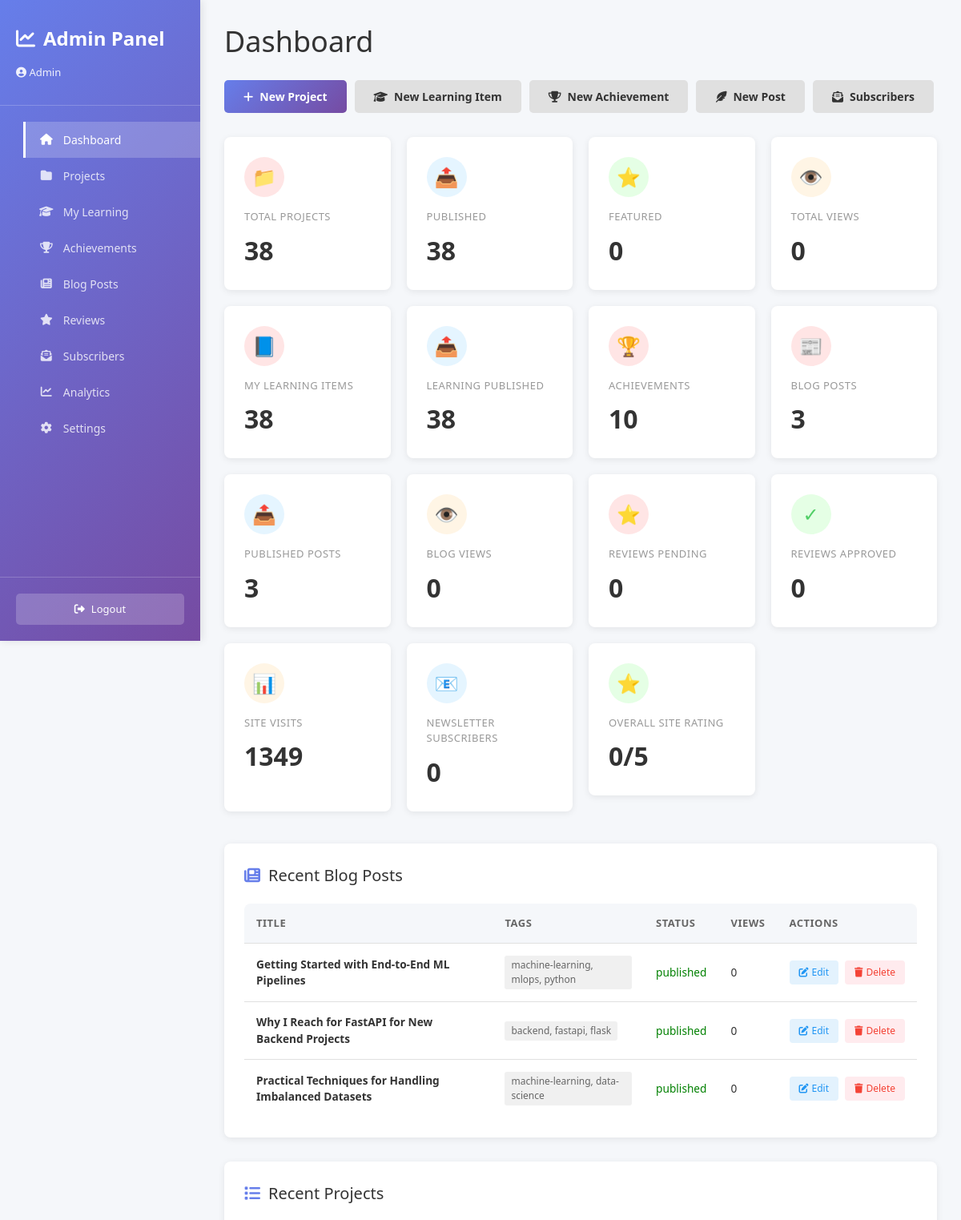
The app's page /admin/dashboard (signed in, upper part), older data.
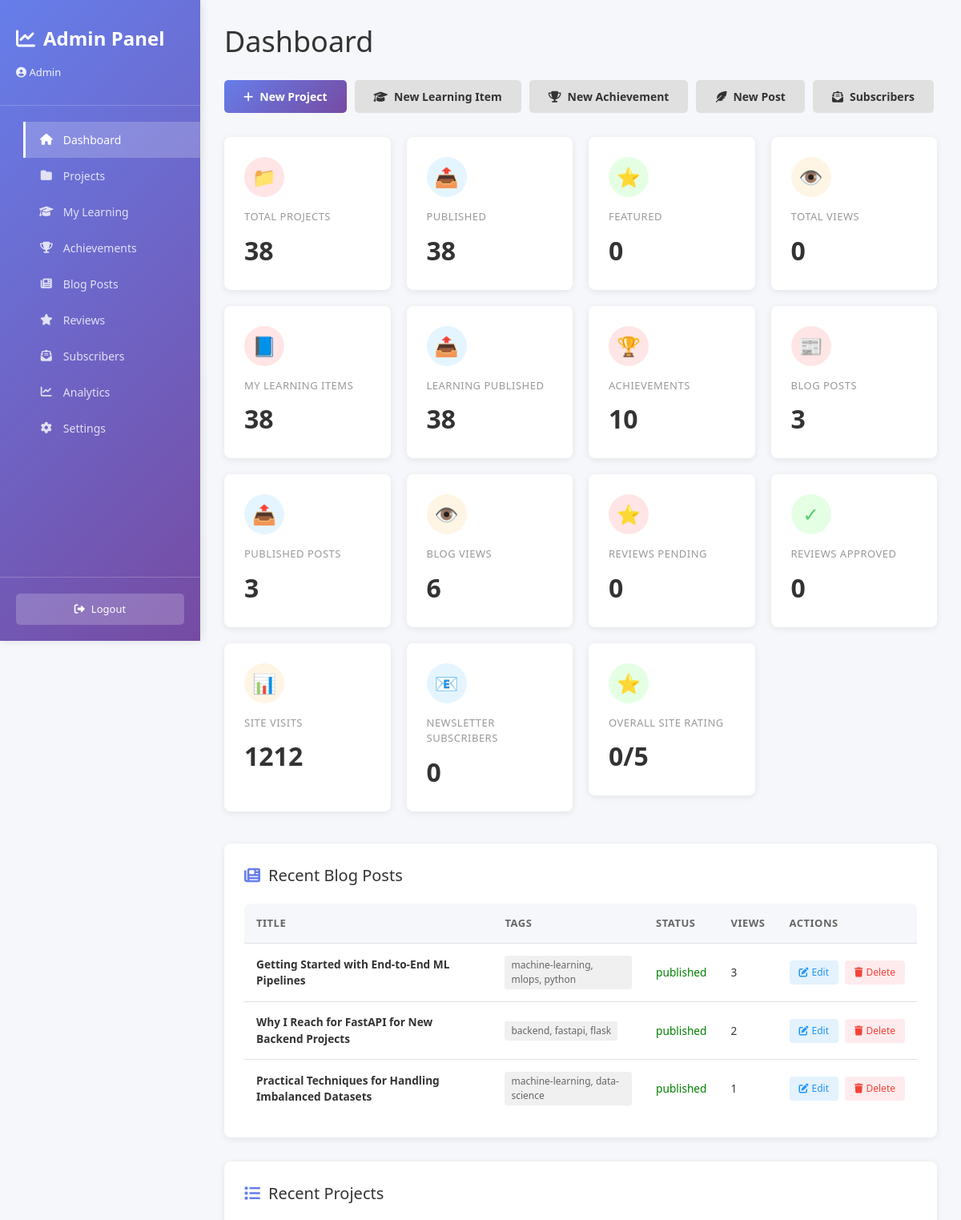
The same page, newer data.
### tables this page shows
CREATE TABLE blog_posts (
    id INTEGER PRIMARY KEY AUTOINCREMENT,
    slug TEXT UNIQUE NOT NULL,
    title TEXT NOT NULL,
    summary TEXT NOT NULL,
    content TEXT NOT NULL,
    cover_image TEXT,
    tags TEXT,
    author TEXT DEFAULT 'Ravi Der',
    published_at TEXT NOT NULL,
    views INTEGER DEFAULT 0
, status TEXT DEFAULT 'published', updated_at TIMESTAMP, display_order INTEGER DEFAULT 0);

### app/admin/admin_routes.py (the view)
@admin_bp.route('/dashboard')
@login_required
def dashboard():
    stats = get_project_stats()
    blog_stats = get_blog_stats()
    review_stats = get_review_stats()
    site_review_summary = get_site_review_summary()
    subscriber_stats = get_subscriber_stats()
    learning_stats = get_learning_stats()
    achievement_stats = get_achievement_stats()
    recent_projects = get_all_projects()[:5]
    recent_posts = get_all_blog_posts()[:5]
    recent_learning = get_all_learning_items()[:5]
    recent_achievements = get_all_achievements()[:5]
    activities = get_activity_log(10)
    conn = db.get_connection()
    total_visits = conn.execute("SELECT COUNT(*) c FROM page_visits").fetchone()["c"]
    avg_duration = conn.execute("SELECT AVG(duration_ms) a FROM page_visits").fetchone()["a"] or 0
    top_pages = conn.execute(
        "SELECT path, COUNT(*) c FROM page_visits GROUP BY path ORDER BY c DESC LIMIT 5"
    ).fetchall()
    subscribers = conn.execute("SELECT COUNT(*) c FROM newsletter_subscribers").fetchone()["c"]
    messages = conn.execute("SELECT COUNT(*) c FROM contact_messages").fetchone()["c"]
    quiz_attempts = conn.execute("SELECT COUNT(*) c FROM quiz_results").fetchone()["c"]
    conn.close()
    analytics = {
        "total_visits": total_visits,
        "avg_response_ms": round(avg_duration, 1),
        "top_pages": [dict(r) for r in top_pages],
        "newsletter_subscribers": subscribers,
        "contact_messages": messages,
        "quiz_attempts": quiz_attempts
    }
    return render_template('admin_dashboard.html',
                         stats=stats,
                         blog_stats=blog_stats,
                         review_stats=review_stats,
                         site_review_summary=site_review_summary,
                         subscriber_stats=subscriber_stats,
                         learning_stats=learning_stats,
                         achievement_stats=achievement_stats,
                         analytics=analytics,
                         recent_projects=recent_projects,
                         recent_posts=recent_posts,
                         recent_learning=recent_learning,
                         recent_achievements=recent_achievements,
                         activities=activities,
                         admin_email=get_admin_email())

### templates/admin_dashboard.html (shortened to what this page needs)
{% extends "admin_base.html" %}
{% block content %}
            <div class="header">
                <h1>Dashboard</h1>
                <div class="header-actions">
                    <a href="/admin/project/new" class="btn btn-primary">
                        <i class="fas fa-plus"></i> New Project
                    </a>
                    <a href="/admin/learning/new" class="btn btn-secondary">
                        <i class="fas fa-graduation-cap"></i> New Learning Item
                    </a>
                    <a href="/admin/achievement/new" class="btn btn-secondary">
                        <i class="fas fa-trophy"></i> New Achievement
                    </a>
                    <a href="/admin/blog/new" class="btn btn-secondary">
                        <i class="fas fa-feather-alt"></i> New Post
                    </a>
                    <a href="/admin/subscribers" class="btn btn-secondary">
                        <i class="fas fa-envelope-open-text"></i> Subscribers
                    </a>
                </div>
            </div>
            <div class="stats-grid">
                <div class="stat-card projects">
                    <div class="stat-icon">📁</div>
                    <div class="stat-label">Total Projects</div>
                    <div class="stat-value" id="totalProjects">{{ stats.total_projects }}</div>
                </div>
                <div class="stat-card published">
                    <div class="stat-icon">📤</div>
                    <div class="stat-label">Published</div>
                    <div class="stat-value" id="publishedProjects">{{ stats.published_projects }}</div>
                </div>
                <div class="stat-card featured">
                    <div class="stat-icon">⭐</div>
                    <div class="stat-label">Featured</div>
                    <div class="stat-value" id="featuredProjects">{{ stats.featured_projects }}</div>
                </div>
                <div class="stat-card views">
                    <div class="stat-icon">👁️</div>
                    <div class="stat-label">Total Views</div>
                    <div class="stat-value" id="totalViews">{{ stats.total_views }}</div>
                </div>
                <div class="stat-card projects">
                    <div class="stat-icon">📘</div>
                    <div class="stat-label">My Learning Items</div>
                    <div class="stat-value" id="totalLearning">{{ learning_stats.total_learning }}</div>
                </div>
                <div class="stat-card published">
                    <div class="stat-icon">📤</div>
                    <div class="stat-label">Learning Published</div>
                    <div class="stat-value" id="publishedLearning">{{ learning_stats.published_learning }}</div>
                </div>
                <div class="stat-card projects">
                    <div class="stat-icon">🏆</div>
                    <div class="stat-label">Achievements</div>
                    <div class="stat-value" id="totalAchievements">{{ achievement_stats.total_achievements }}</div>
                </div>
                <div class="stat-card projects">
                    <div class="stat-icon">📰</div>
                    <div class="stat-label">Blog Posts</div>
                    <div class="stat-value" id="totalPosts">{{ blog_stats.total_posts }}</div>
                </div>
                <div class="stat-card published">
                    <div class="stat-icon">📤</div>
                    <div class="stat-label">Published Posts</div>
                    <div class="stat-value" id="publishedPosts">{{ blog_stats.published_posts }}</div>
                </div>
                <div class="stat-card views">
                    <div class="stat-icon">👁️</div>
                    <div class="stat-label">Blog Views</div>
                    <div class="stat-value" id="blogViews">{{ blog_stats.total_views }}</div>
                </div>
                <div class="stat-card projects">
                    <div class="stat-icon">⭐</div>
                    <div class="stat-label">Reviews Pending</div>
                    <div class="stat-value" id="reviewsPending">{{ review_stats.pending }}</div>
                </div>
                <div class="stat-card featured">
                    <div class="stat-icon">✓</div>
                    <div class="stat-label">Reviews Approved</div>
                    <div class="stat-value" id="reviewsApproved">{{ review_stats.approved }}</div>
                </div>
                <div class="stat-card views">
                    <div class="stat-icon">📊</div>
                    <div class="stat-label">Site Visits</div>
                    <div class="stat-value" id="siteVisits">{{ analytics.total_visits }}</div>
                </div>
                <a href="/admin/subscribers" style="text-decoration:none; color:inherit;">
                    <div class="stat-card published">
                        <div class="stat-icon">📧</div>
                        <div class="stat-label">Newsletter Subscribers</div>
                        <div class="stat-value" id="newsletterSubscribers">{{ subscriber_stats.total }}</div>
                    </div>
                </a>
                <a href="/admin/reviews?source=overall" style="text-decoration:none; color:inherit;">
                    <div class="stat-card featured">
                        <div class="stat-icon">⭐</div>
                        <div class="stat-label">Overall Site Rating</div>
                        <div class="stat-value" id="overallSiteRating">{{ site_review_summary.average }}/5</div>
                    </div>
                </a>
            </div>
            <div class="content-section">
                <div class="section-title">
                    <i class="fas fa-newspaper"></i> Recent Blog Posts
                </div>
                <table class="projects-table">
                    <thead>
                        <tr>
                            <th>Title</th>
                            <th>Tags</th>
                            <th>Status</th>
                            <th>Views</th>
                            <th>Actions</th>
                        </tr>
                    </thead>
                    <tbody>
                        {% for post in recent_posts %}
                        <tr>
                            <td class="project-title">{{ post.title }}</td>
                            <td><span class="project-category">{{ post.tags | join(', ') }}</span></td>
                            <td>
                                <span style="color: {% if post.status == 'draft' %}orange{% else %}green{% endif %};">
                                    {{ post.status }}
                                </span>
                            </td>
                            <td>{{ post.views }}</td>
                            <td>
                                <div class="project-actions">
                                    <a href="/admin/blog/{{ post.id }}" class="action-btn edit">
                                        <i class="fas fa-edit"></i> Edit
                                    </a>
                                    <button class="action-btn delete" onclick="deletePost({{ post.id }}, '{{ post.title }}')">
                                        <i class="fas fa-trash"></i> Delete
                                    </button>
                                </div>
                            </td>
                        </tr>
                        {% else %}
                        <tr><td colspan="5" style="color:#999; text-align:center; padding: 20px;">No blog posts yet.</td></tr>
                        {% endfor %}
                    </tbody>
                </table>
            </div>
            <div class="content-section">
                <div class="section-title">
                    <i class="fas fa-list"></i> Recent Projects
                </div>
            </div>
{% endblock %}

### templates/admin_base.html (shortened to what this page needs)
<!DOCTYPE html>
<html lang="en">
<head>
    <link rel="stylesheet" href="https://cdnjs.cloudflare.com/ajax/libs/font-awesome/6.4.0/css/all.min.css">
    <link href="https://cdn.jsdelivr.net/npm/bootstrap@5.3.0/dist/css/bootstrap.min.css" rel="stylesheet">
    <link rel="stylesheet" href="{{ url_for('static', filename='css/admin-responsive.css') }}">
</head>
<body>
    <div class="dashboard-container">
        {% include 'admin_sidebar.html' %}
        <main class="main-content">
            {% block content %}{% endblock %}
        </main>
    </div>
</body>
</html>

### templates/admin_sidebar.html
<aside class="sidebar">
    <div class="sidebar-header">
        <div class="sidebar-logo">
            <i class="fas fa-chart-line"></i>
            Admin Panel
        </div>
        <div class="sidebar-user">
            <i class="fas fa-user-circle"></i> {{ session.get('admin_email', 'Admin') }}
        </div>
    </div>
    <nav>
        <ul class="sidebar-nav">
            <li><a href="/admin/dashboard" class="{% if request.path == '/admin/dashboard' %}active{% endif %}"><i class="fas fa-home"></i> Dashboard</a></li>
            <li><a href="/admin/projects" class="{% if request.path.startswith('/admin/project') %}active{% endif %}"><i class="fas fa-folder"></i> Projects</a></li>
            <li><a href="/admin/learning" class="{% if request.path.startswith('/admin/learning') %}active{% endif %}"><i class="fas fa-graduation-cap"></i> My Learning</a></li>
            <li><a href="/admin/achievements" class="{% if request.path.startswith('/admin/achievement') %}active{% endif %}"><i class="fas fa-trophy"></i> Achievements</a></li>
            <li><a href="/admin/blog" class="{% if request.path.startswith('/admin/blog') %}active{% endif %}"><i class="fas fa-newspaper"></i> Blog Posts</a></li>
            <li><a href="/admin/reviews" class="{% if request.path.startswith('/admin/reviews') %}active{% endif %}"><i class="fas fa-star"></i> Reviews</a></li>
            <li><a href="/admin/subscribers" class="{% if request.path.startswith('/admin/subscribers') %}active{% endif %}"><i class="fas fa-envelope-open-text"></i> Subscribers</a></li>
            <li><a href="/admin/analytics" class="{% if request.path.startswith('/admin/analytics') %}active{% endif %}"><i class="fas fa-chart-line"></i> Analytics</a></li>
            <li><a href="/admin/settings" class="{% if request.path.startswith('/admin/settings') %}active{% endif %}"><i class="fas fa-cog"></i> Settings</a></li>
        </ul>
    </nav>
    <div class="sidebar-footer">
        <a href="/admin/logout" class="logout-btn">
            <i class="fas fa-sign-out-alt"></i> Logout
        </a>
    </div>
</aside>

Row changes from the older to the newer data that the page shows:
changed blog_posts "Getting Started with End-to-End ML Pipelines": views "0" → "3"
changed blog_posts "Why I Reach for FastAPI for New Backend Projects": views "0" → "2"
changed blog_posts "Practical Techniques for Handling Imbalanced Datasets": views "0" → "1"
Text that changed along with them:
{{ blog_stats.total_views }}: "0" → "6"
{{ analytics.total_visits }}: "1349" → "1212"
